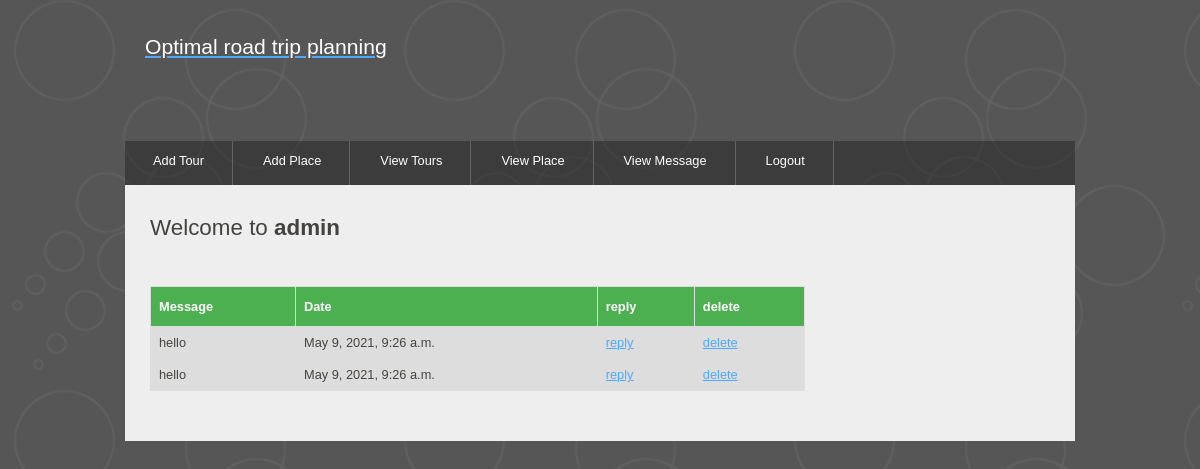
Page /viewmessages/ (signed in) on the committed database.
### roadtrip/models.py (models this page shows)
class MessageModel(models.Model):
    message = models.CharField(max_length=500)
    datetime = models.DateTimeField(auto_now=True, blank=False, null=False)
    username = models.CharField(max_length=60)
    type=models.CharField(max_length=60)
    class Meta:
        db_table = "messages"

### roadtrip/views.py (the view)
# urls.py: path('viewmessages/',viewmessages, name='view message'),
def viewmessages(request):
    if request.session['username']=="admin":
        return render(request, "messages.html",
                      {"messages": MessageModel.objects.filter(~Q(type="inbox"))})
    else:
        return render(request, "messages.html",
                      {"messages": MessageModel.objects.filter(username=request.session['username'])})

### templates/messages.html (shortened to what this page needs)
{% load  static%}
<!DOCTYPE HTML>
<html>
<head>
<link rel="stylesheet" type="text/css" href="{% static 'style/style.css'%}" title="style" />
</head>
<body>
	<div id="main">
		<div id="header">
			<div id="logo">
				<div id="logo_text">
					<h3>
						<a href="#"><font color="white">Optimal road trip planning</font></a>
					</h3>
					<br/><br/>
				</div>
			</div>
			<div id="menubar">
				<ul id="menu">
                    {% if request.session.username in "admin" %}
                        <li><a href="/addtour">Add Tour</a>
                        <li><a href="/addplace">Add Place</a></li>
                    {% endif %}
                    <li><a href="/viewtours">View Tours</a></li>
                    <li><a href="/viewplaces">View Place</a></li>
                    <li><a href="/viewmessages">View Message</a></li>
                    <li><a href="/logout">Logout</a></li>
				</ul>
			</div>
		</div>
		<div id="site_content">
            <div id="content">
				<h1>Welcome to  <strong>{{request.session.username}}</strong>{{form.non_field_errors}}</h1>
                <h1><strong>{{message}}</strong></h1>
                <table id="customers">
                  <tr>
                      <th>Message</th>
                      <th>Date</th>
                      {% if request.session.username in "admin" %}
                          <th>reply</th>
                      {% endif %}
                      <th>delete</th>
                  </tr>
                    {% for message in messages %}
                        <tr>
                            <td>{{ message.message }}</td>
                            <td>{{ message.datetime }}</td>
                            {% if request.session.username in "admin" %}
                                <td><a href="/replymessage?userid={{message.username}}">reply</a></td>
                            {% endif %}
                            <td><a href="/deletemessage?message={{message.id}}">delete</a></td>
                        </tr>
                    {% endfor %}
                </table>
            </div>
        </div>
	</div>
</body>
</html>

### static/style/style.css (style rules this page uses)
html { height: 100%; }
* { margin: 0; padding: 0; }
body { font: normal .80em 'trebuchet ms', arial, sans-serif; background: #646557 url(pattern.png) repeat fixed; color: #5D5D5D; }
h1, h2, h3, h4, h5, h6 { font: normal 175% 'century gothic', arial, sans-serif; color: #43423F; margin: 0 0 15px 0; padding: 5px 0 5px 0; }
h3 { font: normal 165% 'century gothic', arial, sans-serif; }
a, a:hover { background: transparent; outline: none; text-decoration: underline; color: #51A9FB; }
ul { margin: 2px 0 22px 17px; }
ul li { list-style-type: circle; margin: 0 0 6px 0; padding: 0 0 4px 5px; }
#main, #header, #logo, #menubar, #site_content, #footer { margin-left: auto; margin-right: auto; }
#main { width: 950px; margin: 20px auto; }
#header { width: 950px; height: 121px; }
#logo { width: 910px; position: relative; height: 100px; background: transparent; padding: 10px 0 10px 0; }
#menubar { height: 46px; width: 950px; margin: 1px auto 0 auto; background: transparent url(tab.png); }
ul#menu { float: left; margin: 0;padding: 0; }
ul#menu li { float: left; padding: 0 0 0 6px; list-style: none; margin: 0px 2px 0 0; }
ul#menu li a { font: normal 100% 'trebuchet ms', sans-serif; display: block; float: left; height: 27px; padding: 12px 28px 5px 22px; text-align: center; color: #FFF; border-right: 1px solid #636363; text-decoration: none; }
#site_content { width: 925px; overflow: hidden; margin: 44px auto 0 auto; padding: 10px 0 0 25px; background: #EEE; border-top: 0; border-bottom: 0; color: #5D5D5D; }
#content { text-align: left; width: 655px; padding: 15px 0 20px 0; margin: 0; }
table { margin: 10px 0 30px 0; }
table tr th, table tr td { background: #3B3B3B; color: #FFF; padding: 7px 4px; text-align: left; }
table tr td { background: #DDD; color: #47433F; border-top: 1px solid #FFF; }

### templates/messages.html (style rules this page uses)
#customers { font-family: Arial, Helvetica, sans-serif; border-collapse: collapse; width: 100%; }
#customers td, #customers th { border: 1px solid #ddd; padding: 8px; }
#customers tr:nth-child(even) { background-color: #f2f2f2; }
#customers th { padding-top: 12px; padding-bottom: 12px; text-align: left; background-color: #4CAF50; color: white; }

### rows in the picture
MessageModel: message "hello", datetime "May 9, 2021, 9:26 a.m."
MessageModel: message "hello", datetime "May 9, 2021, 9:26 a.m."

### other values in the picture
{{ request.session.username }} "admin"
